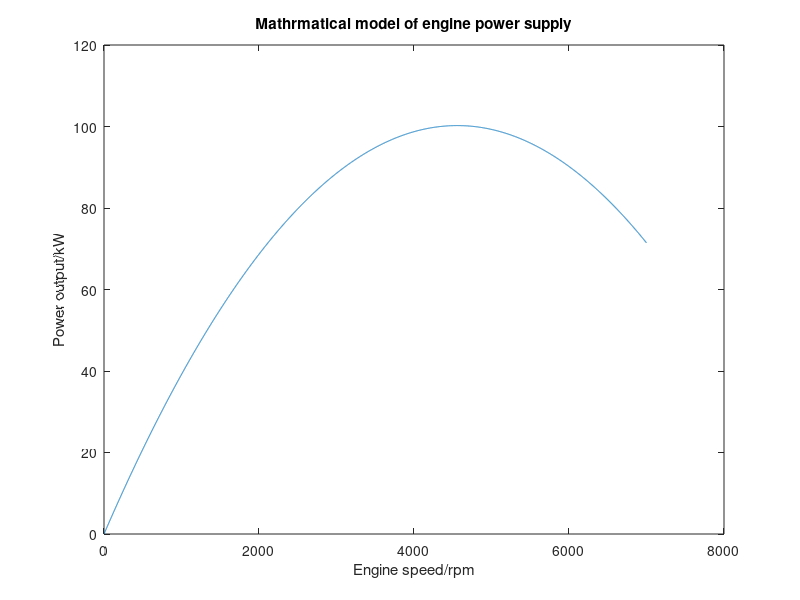

The MATLAB source for this figure:
% EMTH171
% Case_Study1: Exercise 2:
% Analyzing a car of petrol power supply system with several factors
% mzh99/jzh200 | Jiyao Zhu & Menghao Zhan


clear
clc
close all

% Motor out power(W)/ Sharf speed (RPM)
% Known values
a = 420;     % Engine parameters a (W.s/rad)
b = 0.44;    % Engine parameters b (W.s 2 /rad 2)
r_f = 3.50;  % Final drive ratio (m)
r_g = 0.8;   % Top gear with a gearbox ratio (m)
r_w = 0.205; % Wheel radius (m)
%--------------------------------Function----------------------------------
p_o = @(w) (a*(w/(30/pi)))-(b*(w/(30/pi)).^2);
%---------------------------------Values-----------------------------------
vMin = 0; % x_started point
vMax = 7000; % x_ended point
vstep = 1; % The value of every interval
xarray = vMin : vstep : vMax; 
%---------------------------------Plotting---------------------------------
figure(1)
yarray = p_o(xarray);
plot(xarray,yarray/1000);
title('Mathrmatical model of engine power supply')
xlabel('Engine speed/rpm')
ylabel('Power output/kW')
xlim([0,8000])

